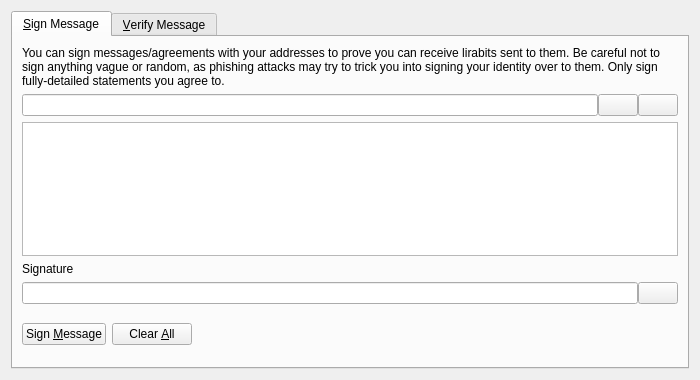
<?xml version="1.0" encoding="UTF-8"?>
<ui version="4.0">
 <class>SignVerifyMessageDialog</class>
 <widget class="QDialog" name="SignVerifyMessageDialog">
  <property name="geometry">
   <rect>
    <x>0</x>
    <y>0</y>
    <width>700</width>
    <height>380</height>
   </rect>
  </property>
  <property name="windowTitle">
   <string>Signatures - Sign / Verify a Message</string>
  </property>
  <property name="modal">
   <bool>true</bool>
  </property>
  <layout class="QVBoxLayout" name="verticalLayout">
   <item>
    <widget class="QTabWidget" name="tabWidget">
     <property name="currentIndex">
      <number>0</number>
     </property>
     <widget class="QWidget" name="tabSignMessage">
      <attribute name="title">
       <string>&amp;Sign Message</string>
      </attribute>
      <layout class="QVBoxLayout" name="verticalLayout_SM">
       <item>
        <widget class="QLabel" name="infoLabel_SM">
         <property name="text">
          <string>You can sign messages/agreements with your addresses to prove you can receive lirabits sent to them. Be careful not to sign anything vague or random, as phishing attacks may try to trick you into signing your identity over to them. Only sign fully-detailed statements you agree to.</string>
         </property>
         <property name="textFormat">
          <enum>Qt::PlainText</enum>
         </property>
         <property name="wordWrap">
          <bool>true</bool>
         </property>
        </widget>
       </item>
       <item>
        <layout class="QHBoxLayout" name="horizontalLayout_1_SM">
         <property name="spacing">
          <number>0</number>
         </property>
         <item>
          <widget class="QValidatedLineEdit" name="addressIn_SM">
           <property name="toolTip">
            <string>The Lirabit address to sign the message with</string>
           </property>
          </widget>
         </item>
         <item>
          <widget class="QPushButton" name="addressBookButton_SM">
           <property name="toolTip">
            <string>Choose previously used address</string>
           </property>
           <property name="text">
            <string/>
           </property>
           <property name="icon">
            <iconset resource="../bitcoin.qrc">
             <normaloff>:/icons/address-book</normaloff>:/icons/address-book</iconset>
           </property>
           <property name="shortcut">
            <string>Alt+A</string>
           </property>
           <property name="autoDefault">
            <bool>false</bool>
           </property>
          </widget>
         </item>
         <item>
          <widget class="QPushButton" name="pasteButton_SM">
           <property name="toolTip">
            <string>Paste address from clipboard</string>
           </property>
           <property name="text">
            <string/>
           </property>
           <property name="icon">
            <iconset resource="../bitcoin.qrc">
             <normaloff>:/icons/editpaste</normaloff>:/icons/editpaste</iconset>
           </property>
           <property name="shortcut">
            <string>Alt+P</string>
           </property>
           <property name="autoDefault">
            <bool>false</bool>
           </property>
          </widget>
         </item>
        </layout>
       </item>
       <item>
        <widget class="QPlainTextEdit" name="messageIn_SM">
         <property name="toolTip">
          <string>Enter the message you want to sign here</string>
         </property>
        </widget>
       </item>
       <item>
        <widget class="QLabel" name="signatureLabel_SM">
         <property name="text">
          <string>Signature</string>
         </property>
         <property name="textFormat">
          <enum>Qt::PlainText</enum>
         </property>
        </widget>
       </item>
       <item>
        <layout class="QHBoxLayout" name="horizontalLayout_2_SM">
         <property name="spacing">
          <number>0</number>
         </property>
         <item>
          <widget class="QLineEdit" name="signatureOut_SM">
           <property name="font">
            <font>
             <italic>true</italic>
            </font>
           </property>
           <property name="readOnly">
            <bool>true</bool>
           </property>
          </widget>
         </item>
         <item>
          <widget class="QPushButton" name="copySignatureButton_SM">
           <property name="toolTip">
            <string>Copy the current signature to the system clipboard</string>
           </property>
           <property name="text">
            <string/>
           </property>
           <property name="icon">
            <iconset resource="../bitcoin.qrc">
             <normaloff>:/icons/editcopy</normaloff>:/icons/editcopy</iconset>
           </property>
           <property name="autoDefault">
            <bool>false</bool>
           </property>
          </widget>
         </item>
        </layout>
       </item>
       <item>
        <layout class="QHBoxLayout" name="horizontalLayout_3_SM">
         <item>
          <widget class="QPushButton" name="signMessageButton_SM">
           <property name="toolTip">
            <string>Sign the message to prove you own this Lirabit address</string>
           </property>
           <property name="text">
            <string>Sign &amp;Message</string>
           </property>
           <property name="icon">
            <iconset resource="../bitcoin.qrc">
             <normaloff>:/icons/edit</normaloff>:/icons/edit</iconset>
           </property>
           <property name="autoDefault">
            <bool>false</bool>
           </property>
          </widget>
         </item>
         <item>
          <widget class="QPushButton" name="clearButton_SM">
           <property name="toolTip">
            <string>Reset all sign message fields</string>
           </property>
           <property name="text">
            <string>Clear &amp;All</string>
           </property>
           <property name="icon">
            <iconset resource="../bitcoin.qrc">
             <normaloff>:/icons/remove</normaloff>:/icons/remove</iconset>
           </property>
           <property name="autoDefault">
            <bool>false</bool>
           </property>
          </widget>
         </item>
         <item>
          <spacer name="horizontalSpacer_1_SM">
           <property name="orientation">
            <enum>Qt::Horizontal</enum>
           </property>
           <property name="sizeHint" stdset="0">
            <size>
             <width>40</width>
             <height>48</height>
            </size>
           </property>
          </spacer>
         </item>
         <item>
          <widget class="QLabel" name="statusLabel_SM">
           <property name="font">
            <font>
             <weight>75</weight>
             <bold>true</bold>
            </font>
           </property>
           <property name="text">
            <string/>
           </property>
           <property name="wordWrap">
            <bool>true</bool>
           </property>
          </widget>
         </item>
         <item>
          <spacer name="horizontalSpacer_2_SM">
           <property name="orientation">
            <enum>Qt::Horizontal</enum>
           </property>
           <property name="sizeHint" stdset="0">
            <size>
             <width>40</width>
             <height>48</height>
            </size>
           </property>
          </spacer>
         </item>
        </layout>
       </item>
      </layout>
     </widget>
     <widget class="QWidget" name="tabVerifyMessage">
      <attribute name="title">
       <string>&amp;Verify Message</string>
      </attribute>
      <layout class="QVBoxLayout" name="verticalLayout_VM">
       <item>
        <widget class="QLabel" name="infoLabel_VM">
         <property name="text">
          <string>Enter the receiver's address, message (ensure you copy line breaks, spaces, tabs, etc. exactly) and signature below to verify the message. Be careful not to read more into the signature than what is in the signed message itself, to avoid being tricked by a man-in-the-middle attack. Note that this only proves the signing party receives with the address, it cannot prove sendership of any transaction!</string>
         </property>
         <property name="textFormat">
          <enum>Qt::PlainText</enum>
         </property>
         <property name="alignment">
          <set>Qt::AlignLeading|Qt::AlignLeft|Qt::AlignTop</set>
         </property>
         <property name="wordWrap">
          <bool>true</bool>
         </property>
        </widget>
       </item>
       <item>
        <layout class="QHBoxLayout" name="horizontalLayout_1_VM">
         <property name="spacing">
          <number>0</number>
         </property>
         <item>
          <widget class="QValidatedLineEdit" name="addressIn_VM">
           <property name="toolTip">
            <string>The Lirabit address the message was signed with</string>
           </property>
          </widget>
         </item>
         <item>
          <widget class="QPushButton" name="addressBookButton_VM">
           <property name="toolTip">
            <string>Choose previously used address</string>
           </property>
           <property name="text">
            <string/>
           </property>
           <property name="icon">
            <iconset resource="../bitcoin.qrc">
             <normaloff>:/icons/address-book</normaloff>:/icons/address-book</iconset>
           </property>
           <property name="shortcut">
            <string>Alt+A</string>
           </property>
           <property name="autoDefault">
            <bool>false</bool>
           </property>
          </widget>
         </item>
        </layout>
       </item>
       <item>
        <widget class="QPlainTextEdit" name="messageIn_VM"/>
       </item>
       <item>
        <widget class="QValidatedLineEdit" name="signatureIn_VM"/>
       </item>
       <item>
        <layout class="QHBoxLayout" name="horizontalLayout_2_VM">
         <item>
          <widget class="QPushButton" name="verifyMessageButton_VM">
           <property name="toolTip">
            <string>Verify the message to ensure it was signed with the specified Lirabit address</string>
           </property>
           <property name="text">
            <string>Verify &amp;Message</string>
           </property>
           <property name="icon">
            <iconset resource="../bitcoin.qrc">
             <normaloff>:/icons/transaction_0</normaloff>:/icons/transaction_0</iconset>
           </property>
           <property name="autoDefault">
            <bool>false</bool>
           </property>
          </widget>
         </item>
         <item>
          <widget class="QPushButton" name="clearButton_VM">
           <property name="toolTip">
            <string>Reset all verify message fields</string>
           </property>
           <property name="text">
            <string>Clear &amp;All</string>
           </property>
           <property name="icon">
            <iconset resource="../bitcoin.qrc">
             <normaloff>:/icons/remove</normaloff>:/icons/remove</iconset>
           </property>
           <property name="autoDefault">
            <bool>false</bool>
           </property>
          </widget>
         </item>
         <item>
          <spacer name="horizontalSpacer_1_VM">
           <property name="orientation">
            <enum>Qt::Horizontal</enum>
           </property>
           <property name="sizeHint" stdset="0">
            <size>
             <width>40</width>
             <height>48</height>
            </size>
           </property>
          </spacer>
         </item>
         <item>
          <widget class="QLabel" name="statusLabel_VM">
           <property name="font">
            <font>
             <weight>75</weight>
             <bold>true</bold>
            </font>
           </property>
           <property name="text">
            <string/>
           </property>
           <property name="wordWrap">
            <bool>true</bool>
           </property>
          </widget>
         </item>
         <item>
          <spacer name="horizontalSpacer_2_VM">
           <property name="orientation">
            <enum>Qt::Horizontal</enum>
           </property>
           <property name="sizeHint" stdset="0">
            <size>
             <width>40</width>
             <height>48</height>
            </size>
           </property>
          </spacer>
         </item>
        </layout>
       </item>
      </layout>
     </widget>
    </widget>
   </item>
  </layout>
 </widget>
 <customwidgets>
  <customwidget>
   <class>QValidatedLineEdit</class>
   <extends>QLineEdit</extends>
   <header>qvalidatedlineedit.h</header>
  </customwidget>
 </customwidgets>
 <resources>
  <include location="../bitcoin.qrc"/>
 </resources>
 <connections/>
</ui>
